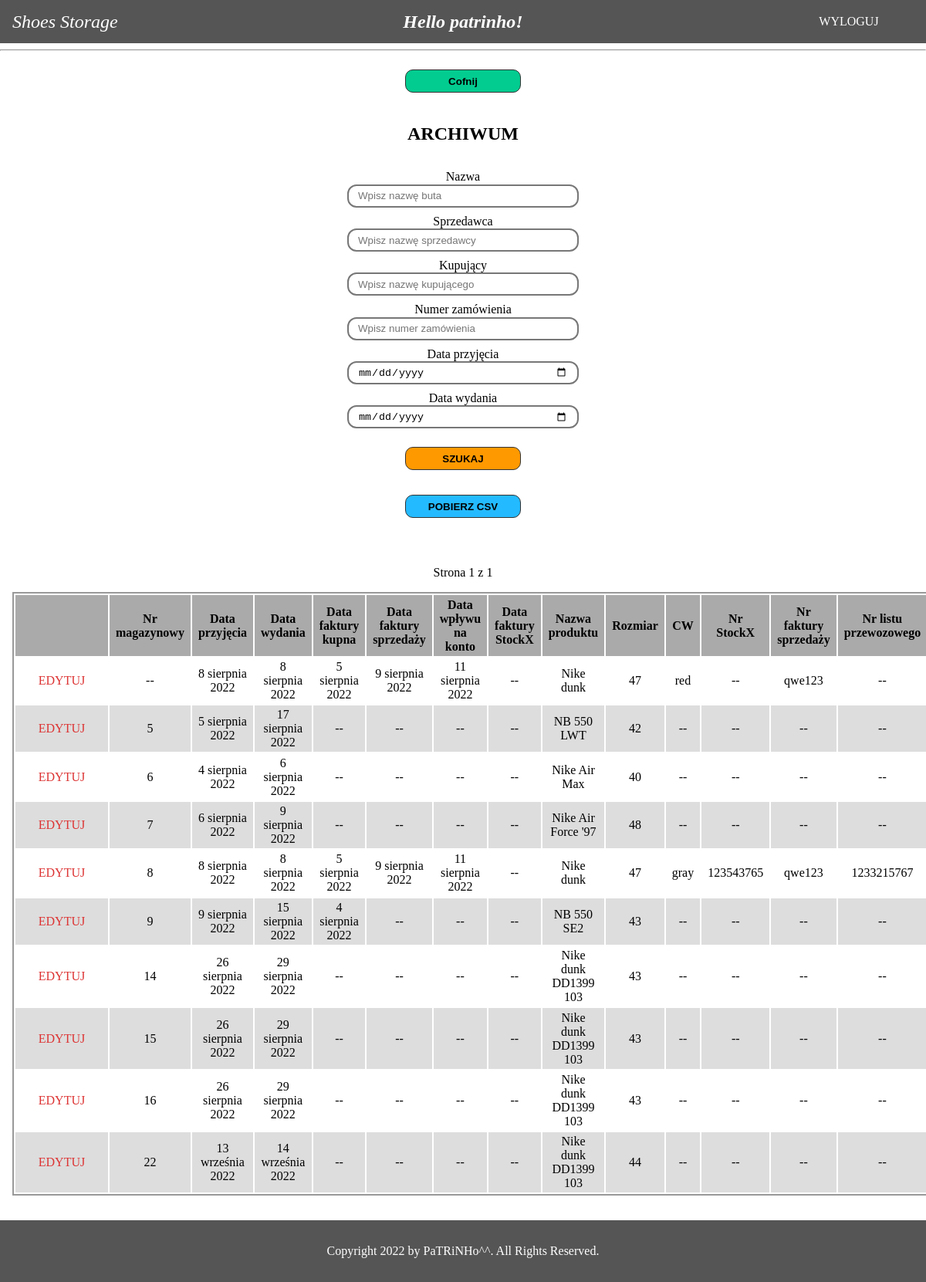
Screenshot of /archives/ (signed in) with the database file from the repository.
### base/models.py (models this page shows, shortened)
class SoldShoe(models.Model):
    storage_nr = models.IntegerField(unique=True, null=True)
    entry_date = models.DateField()
    exit_date = models.DateField()
    buy_invoice_date = models.DateField(blank=True, null=True)
    sell_invoice_date = models.DateField(blank=True, null=True)
    money_income_date = models.DateField(blank=True, null=True)
    stockx_invoice_date = models.DateField(blank=True, null=True)
    name = models.CharField(max_length=200)
    size = models.CharField(max_length=20)
    cw = models.CharField(max_length=20, blank=True)
    stockx_nr = models.CharField(max_length=30, blank=True)
    sell_invoice_nr = models.CharField(max_length=30, blank=True)
    tracking_nr = models.CharField(max_length=30, blank=True)
    seller = models.ForeignKey(Seller, on_delete=models.SET_NULL, null=True)
    buy_invoice_nr = models.CharField(max_length=30, blank=True)
    order_nr = models.CharField(max_length=30, blank=True)
    email = models.CharField(max_length=200)
    buy_price = models.DecimalField(max_digits=7, decimal_places=2)
    sell_price = models.DecimalField(
        max_digits=7, decimal_places=2, blank=True)
    eur_alias = models.DecimalField(
        max_digits=7, decimal_places=2, blank=True, null=True)
    buyer = models.ForeignKey(
        Buyer, on_delete=models.SET_NULL, null=True, blank=True)
    comment = models.TextField(max_length=200, blank=True)
    exchange_rate = models.DecimalField(
        max_digits=5, decimal_places=2, blank=True, null=True)
    class Meta:
        ordering = ('-exit_date', '-id')

### base/views.py (the view)
# urls.py: path('archives/', views.Archives.as_view(), name='archives'),
class Archives(LoginRequiredMixin, ListView):
    template_name = 'base/archives.html'
    login_url = '/login/'
    paginate_by = 25
    def get_queryset(self):
        sold_shoes = SoldShoe.objects.all()
        name = self.request.GET.get('n')
        if name:
            sold_shoes = sold_shoes.filter(
                name__contains=name)
        seller = self.request.GET.get('s')
        if seller:
            sold_shoes = sold_shoes.filter(
                seller__name__contains=seller)
        buyer = self.request.GET.get('b')
        if buyer:
            sold_shoes = sold_shoes.filter(
                buyer__name__contains=buyer)
        order_nr = self.request.GET.get('on')
        if order_nr:
            sold_shoes = sold_shoes.filter(
                order_nr__contains=order_nr)
        entry_date = self.request.GET.get('ed')
        if entry_date:
            entry_date = datetime.strptime(entry_date, '%Y-%m-%d').date()
            sold_shoes = sold_shoes.filter(
                entry_date=entry_date)
        send_date = self.request.GET.get('sd')
        if send_date:
            send_date = datetime.strptime(send_date, '%Y-%m-%d').date()
            sold_shoes = sold_shoes.filter(
                exit_date=send_date)
        return sorted(sold_shoes, key=lambda x: x.storage_nr if x.storage_nr else 0)

### base/models.py (called while the page is built)
    def __str__(self):
        return self.name

    def __str__(self):
        return self.name

### base/templates/base/archives.html (shortened to what this page needs)
{% extends 'main.html' %}
{% load static %}
{% block content %}
<hr/>
<div class="back-div">
    <a href="{% url 'home' %}">
        <input type="button" value="Cofnij" name="" id="">
    </a>
</div>
<div class="title-wrapper">ARCHIWUM</div>
<div class="filter-wrapper">
    <form method="GET" action="{% url 'archives' %}">
        <label for="nane">Nazwa</label><br>
        <input name="n" id="name" type="text" value="{{request.GET.n}}" placeholder="Wpisz nazwę buta"><br>
        <label for="seller">Sprzedawca</label><br>
        <input name="s" id="seller" type="text" value="{{request.GET.s}}" placeholder="Wpisz nazwę sprzedawcy"><br>
        <label for="buyer">Kupujący</label><br>
        <input name="b" id="buyer" type="text" value="{{request.GET.b}}" placeholder="Wpisz nazwę kupującego"><br>
        <label for="order_nr">Numer zamówienia</label><br>
        <input name="on" id="order_nr" type="text" value="{{request.GET.on}}" placeholder="Wpisz numer zamówienia"><br>
        <label for="entry_date">Data przyjęcia</label><br>
        <input name="ed" id="entry_date" type="date" value="{{request.GET.ed}}" placeholder="Wybierz datę przyjęcia"><br>
        <label for="send_date">Data wydania</label><br>
        <input name="sd" id="send_date" type="date" value="{{request.GET.sd}}" placeholder="Wybierz datę wydania"><br>
        <input type="submit" value="SZUKAJ">
    </form>
</div>
{% if object_list %}
<div class="to-csv">
    <a href="{% url 'archives-csv' %}?n={{request.GET.n}}&s={{request.GET.s}}&b={{request.GET.b}}&on={{request.GET.on}}&ed={{request.GET.ed}}&sd={{request.GET.sd}}">
        <input type="button" value="POBIERZ CSV" name="" id="">
    </a>
</div>
{% endif %}
{% if object_list %}
<div class="pagination">
    <div class="previous-page">
    </div>
    <div class="current-page">
        Strona {{ page_obj.number }} z {{ page_obj.paginator.num_pages }}
    </div>
    <div class="next-page">
    </div>
</div>
<div class="check-incomming-wrapper">
    <table class="overwiew-table">
        <tr class="table-header">
            <th></th>
            <th>Nr magazynowy</th>
            <th>Data przyjęcia</th>
            <th>Data wydania</th>
            <th>Data faktury kupna</th>
            <th>Data faktury sprzedaży</th>
            <th>Data wpływu na konto</th>
            <th>Data faktury StockX</th>
            <th>Nazwa produktu</th>
            <th>Rozmiar</th>
            <th>CW</th>
            <th>Nr StockX</th>
            <th>Nr faktury sprzedaży</th>
            <th>Nr listu przewozowego</th>
        </tr>
        {% for shoe in object_list %}
        <tr>
            <th class="input-data"><a href="{% url 'edit-archives' shoe.id %}">EDYTUJ</a></th>
            <th>{{shoe.storage_nr|default:"--"}}</th>
            <th>{{shoe.entry_date|default:"--"}}</th>
            <th>{{shoe.exit_date|default:"--"}}</th>
            <th>{{shoe.buy_invoice_date|default:"--"}}</th>
            <th>{{shoe.sell_invoice_date|default:"--"}}</th>
            <th>{{shoe.money_income_date|default:"--"}}</th>
            <th>{{shoe.stockx_invoice_date|default:"--"}}</th>
            <th>{{shoe.name|default:"--"}}</th>
            <th>{{shoe.size|default:"--"}}</th>
            <th>{{shoe.cw|default:"--"}}</th>
            <th>{{shoe.stockx_nr|default:"--"}}</th>
            <th>{{shoe.sell_invoice_nr|default:"--"}}</th>
            <th>{{shoe.tracking_nr|default:"--"}}</th>
        </tr>
        {% endfor %}
    </table>
</div>
{% else %}
<div class="no-shoes">
    BRAK BUTÓW W ARCHIWUM
</div>
{% endif %}
{% endblock content %}

### templates/navbar.html
{% load static %}
<nav class="navbar">
    <div class="brand-title">
        {% if request.user.is_authenticated %}
        <a href="{% url 'home' %}">Shoes Storage</a>
        {% else %}
        <a href="{% url 'info' %}">Shoes Storage</a>
        {% endif %}
    </div>
    <div class="hello">
        {% if request.user.is_authenticated %}
            <b>Hello {{request.user}}!</b>
        {% else %}
            <b>Hello!</b>
        {% endif %}
    </div>
    <div class="navbar-links">
        {% if request.user.is_authenticated %}
        <div class="action-btn"><a href="{% url 'logout' %}">WYLOGUJ</a></div>
        {% else %}
        <div class="action-btn"><a href="{% url 'login' %}">ZALOGUJ</a></div>
        {% endif %}
    </div>
</nav>

### static/styles/styles.css (style rules this page uses)
* { box-sizing: border-box; }
body { margin: 0; padding: 0; min-height: 100vh; position: relative; padding-bottom: 5rem; }
.navbar { display: grid; grid-template-columns: 200px 1fr 200px; justify-content: space-between; align-items: center; background-color: #555; color: white; }
.brand-title { font-size: 1.5rem; margin: .5rem; margin-left: 1rem; min-width: 150px; font-style: italic; }
.brand-title a { text-decoration: none; color: white; }
.hello { text-align: center; font-size: x-large; font-style: italic; }
.navbar-links { width: 100%; }
.navbar-links .action-btn { width: 150px; border-radius: 1rem; margin-top: .2rem; margin-bottom: .2rem; margin-left: auto; margin-right: auto; }
.navbar-links .action-btn a { text-decoration: none; color: white; padding: 1rem; display: block; text-align: center; }
.check-incomming-wrapper { margin-left: auto; margin-right: auto; padding-left: 1rem; padding-right: 1rem; margin-top: 1rem; margin-bottom: 2rem; overflow-x: auto; }
.check-incomming-wrapper table { table-layout: auto; border: 2px solid #999; }
tr:nth-child(even) { background: #FFF; }
tr:nth-child(odd) { background: #DDD; }
tr:first-child { background: #AAA; }
.overwiew-table { margin-left: auto; margin-right: auto; }
.overwiew-table tr th { padding-top: .2rem; padding-bottom: .2rem; padding-left: .5rem; padding-right: .5rem; font-weight: normal; }
.overwiew-table .table-header th { font-weight: bold; }
.back-div { width: 150px; margin-left: auto; margin-right: auto; }
.back-div a input[type='button'] { display: block; width: 150px; height: 30px; margin-top: 1.5rem; margin-bottom: 2rem; border-radius: 10px; background-color: #03cc90; font-weight: bold; border: 1px solid #333; cursor: pointer; }
.back-div a { text-decoration: none; }
.overwiew-table tr th a { text-decoration: none; color: #dd3333; }
.title-wrapper { max-width: 1000px; margin-left: auto; margin-right: auto; text-align: center; font-weight: bold; font-size: x-large; margin-top: 2.5rem; margin-bottom: 2rem; }
.to-csv { width: 150px; height: 60px; margin-left: auto; margin-right: auto; text-align: center; }
.to-csv a { text-decoration: none; }
.to-csv a input[type=button] { display: block; width: 150px; height: 30px; margin-bottom: 2rem; border-radius: 10px; background-color: #24baff; font-weight: bold; border: 1px solid #333; cursor: pointer; }
.overwiew-table tr .input-data { min-width: 120px; width: 120px; }
.filter-wrapper { width: fit-content; margin-left: auto; margin-right: auto; text-align: center; }
.filter-wrapper label { vertical-align: middle; }
.filter-wrapper input[type='text'] { margin-bottom: .5rem; width: 300px; height: 30px; border-radius: 12px; border: 2px #777 solid; padding-left: 12px; padding-right: 12px; }
.filter-wrapper input[type='submit'] { display: block; width: 150px; height: 30px; margin-left: auto; margin-right: auto; margin-top: 1rem; margin-bottom: 2rem; border-radius: 10px; background-color: #ff9900; font-weight: bold; border: 1px solid #333; cursor: pointer; }
.filter-wrapper input[type='date'] { margin-bottom: .5rem; width: 300px; height: 30px; border-radius: 12px; border: 2px #777 solid; padding-left: 12px; padding-right: 12px; }
.pagination { width: calc(100% - 8rem); display: flex; margin-left: 4rem; margin-right: 4rem; margin-top: 2rem; }
.previous-page { width: 120px; }
.next-page { width: 120px; text-align: right; }
.current-page { width: calc(100% - 240px); text-align: center; }

### rows the page displays
SoldShoe: storage_nr "--", entry_date "8 sierpnia 2022", exit_date "8 sierpnia 2022", buy_invoice_date "5 sierpnia 2022", sell_invoice_date "9 sierpnia 2022", money_income_date "11 sierpnia 2022", stockx_invoice_date "--", name "Nike dunk", size "47", cw "red", stockx_nr "--", sell_invoice_nr "qwe123", tracking_nr "--"
SoldShoe: storage_nr "5", entry_date "5 sierpnia 2022", exit_date "17 sierpnia 2022", buy_invoice_date "--", sell_invoice_date "--", money_income_date "--", stockx_invoice_date "--", name "NB 550 LWT", size "42", cw "--", stockx_nr "--", sell_invoice_nr "--", tracking_nr "--"
SoldShoe: storage_nr "6", entry_date "4 sierpnia 2022", exit_date "6 sierpnia 2022", buy_invoice_date "--", sell_invoice_date "--", money_income_date "--", stockx_invoice_date "--", name "Nike Air Max", size "40", cw "--", stockx_nr "--", sell_invoice_nr "--", tracking_nr "--"
SoldShoe: storage_nr "7", entry_date "6 sierpnia 2022", exit_date "9 sierpnia 2022", buy_invoice_date "--", sell_invoice_date "--", money_income_date "--", stockx_invoice_date "--", name "Nike Air Force '97", size "48", cw "--", stockx_nr "--", sell_invoice_nr "--", tracking_nr "--"
SoldShoe: storage_nr "8", entry_date "8 sierpnia 2022", exit_date "8 sierpnia 2022", buy_invoice_date "5 sierpnia 2022", sell_invoice_date "9 sierpnia 2022", money_income_date "11 sierpnia 2022", stockx_invoice_date "--", name "Nike dunk", size "47", cw "gray", stockx_nr "123543765", sell_invoice_nr "qwe123", tracking_nr "1233215767"
SoldShoe: storage_nr "9", entry_date "9 sierpnia 2022", exit_date "15 sierpnia 2022", buy_invoice_date "4 sierpnia 2022", sell_invoice_date "--", money_income_date "--", stockx_invoice_date "--", name "NB 550 SE2", size "43", cw "--", stockx_nr "--", sell_invoice_nr "--", tracking_nr "--"
SoldShoe: storage_nr "14", entry_date "26 sierpnia 2022", exit_date "29 sierpnia 2022", buy_invoice_date "--", sell_invoice_date "--", money_income_date "--", stockx_invoice_date "--", name "Nike dunk DD1399 103", size "43", cw "--", stockx_nr "--", sell_invoice_nr "--", tracking_nr "--"
SoldShoe: storage_nr "15", entry_date "26 sierpnia 2022", exit_date "29 sierpnia 2022", buy_invoice_date "--", sell_invoice_date "--", money_income_date "--", stockx_invoice_date "--", name "Nike dunk DD1399 103", size "43", cw "--", stockx_nr "--", sell_invoice_nr "--", tracking_nr "--"
SoldShoe: storage_nr "16", entry_date "26 sierpnia 2022", exit_date "29 sierpnia 2022", buy_invoice_date "--", sell_invoice_date "--", money_income_date "--", stockx_invoice_date "--", name "Nike dunk DD1399 103", size "43", cw "--", stockx_nr "--", sell_invoice_nr "--", tracking_nr "--"
SoldShoe: storage_nr "22", entry_date "13 września 2022", exit_date "14 września 2022", buy_invoice_date "--", sell_invoice_date "--", money_income_date "--", stockx_invoice_date "--", name "Nike dunk DD1399 103", size "44", cw "--", stockx_nr "--", sell_invoice_nr "--", tracking_nr "--"

### other values shown
{{ request.user }} "patrinho"
{{ page_obj.number }} "1"
{{ page_obj.paginator.num_pages }} "1"
